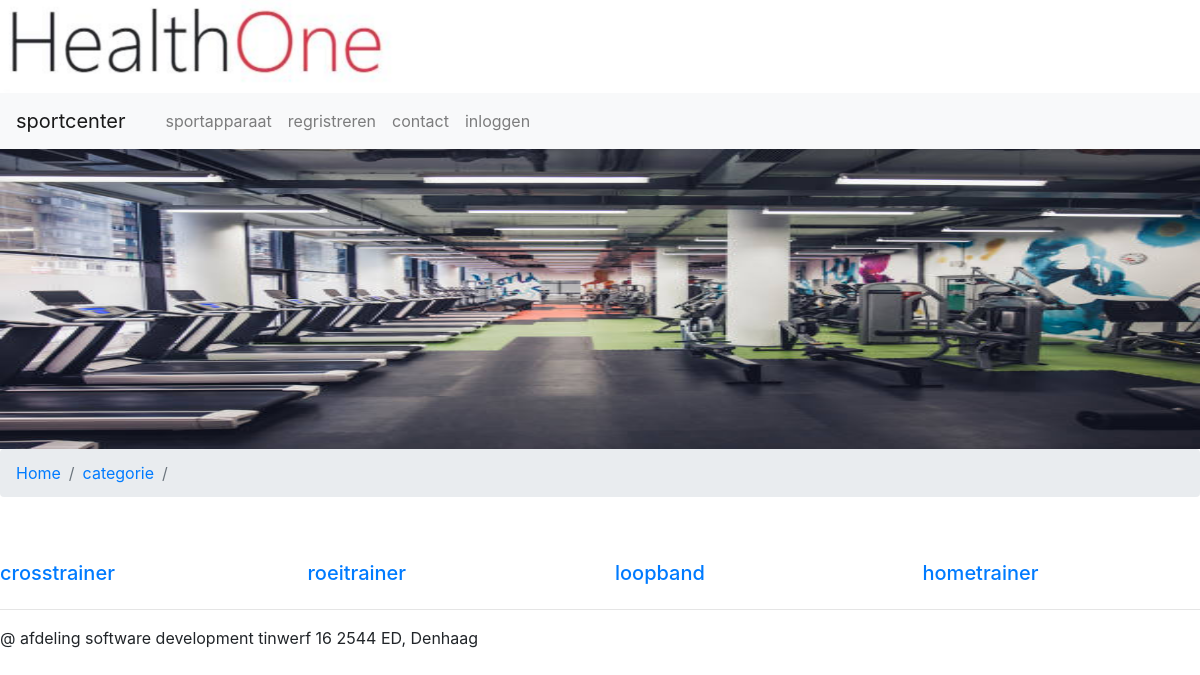
The app's page /home.php with its own data.
### tables this page shows
CREATE TABLE `categories` (
  `id` int(10) NOT NULL,
  `name` varchar(255) NOT NULL,
  `image` varchar(255) DEFAULT NULL
);

### home.php (the view, shortened to what this page needs)
<!DOCTYPE html>
<html lang="en">
<head>
    <link rel="stylesheet" href="bootstrap/css/bootstrap.min.css">
    <link rel="stylesheet" href="home.css">
</head>
<body>
    <img src="./image/home page/Schermafbeelding 2022-05-13 142958.png" width="400px" heigh="320px" alt="" srcset="">
    <nav class="navbar navbar-expand-lg navbar-light bg-light">
     <a class="navbar-brand" href="#">sportcenter</a>
      <div class="collapse navbar-collapse" id="navbarSupportedContent">
       <ul class="navbar-nav mr-auto">
        <li class="nav-item active">
         <a class="nav-link" href="#"> <span class="sr-only">(current)</span></a>
        </li>
      <li class="nav-item">
        <a class="nav-link" href="home.php">sportapparaat</a>
      </li>
      <li class="nav-item">
        <a class="nav-link" href="">regristreren</a>
      </li>
      <li class="nav-item">
        <a class="nav-link" href="./">contact</a>
      </li>
      <li class="nav-item .justify-content-end">
        <a class="nav-link" href="./">inloggen</a>
      </li>
    </ul>
  </div>
</nav>
<img  class="imgjum"src="image/istockphoto-1132006407-612x612.jpg" alt="foto van gym" srcset="">
  <br>
  <nav aria-label="breadcrumb">
   <ol class="breadcrumb">
      <li class="breadcrumb-item"><a href="index.php">Home</a></li>
      <li class="breadcrumb-item"><a href="home.php">categorie</a></li>
      <li class="breadcrumb-item active" aria-current="page"></li>
    </ol>
  </nav>
  <br>
    <?php
      include ("database.php");
      global $db;
      try {
          $query = $db->prepare("SELECT * FROM categories");
          $query->execute();
          $result = $query->fetchAll(pdo::FETCH_ASSOC);
           echo"<div class='row'>";
          foreach ($result as $categ) {
            echo"<div class='col-3'>";
            echo "<a href='products.php?categorie_id=" . $categ["id"] . " '> ";
            echo"<br>";
            echo "<h5 class=>" .$categ['name'];
            echo"</a>";
            echo"</div>";
          }
          echo"</div>";
      } catch (PDOException $e) {
          die("Error!: " . $e->getmessage());
      }
    ?>
    <hr>
      <footer>
      <p>@ afdeling software development tinwerf 16 2544 ED, Denhaag</p>
    </footer>
</body>
</html>

### database.php (shortened to what this page needs)
<!DOCTYPE html>
<html lang="en">
<head>
    <link rel="stylesheet" href="index.css">
</head>
<body>
</body>
</html>

### home.css (style rules this page uses)
* { margin: 0; }
body { height: 100%; width: 100%; }
.imgjum { height: 300px; width: 100%; }

### index.css (style rules this page uses)
body { height: 100%; width: 100%; }

### records on screen
categories: name "crosstrainer"
categories: name "roeitrainer"
categories: name "loopband"
categories: name "hometrainer"
